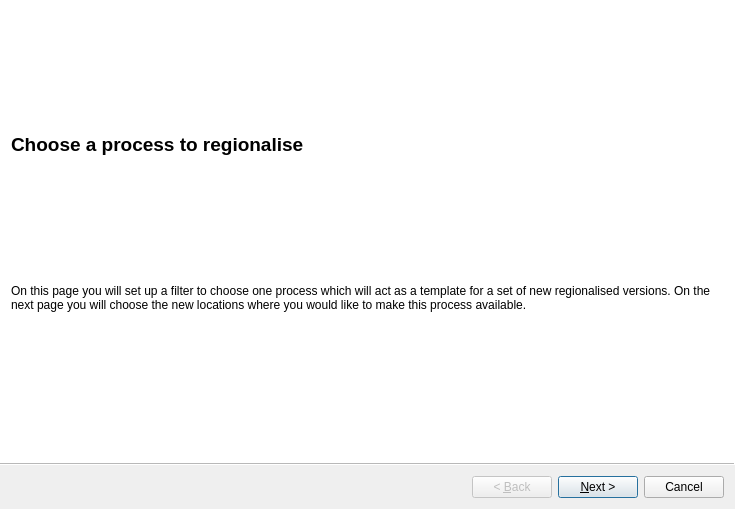
<?xml version="1.0" encoding="UTF-8"?>
<ui version="4.0">
 <class>Wizard</class>
 <widget class="QWizard" name="Wizard">
  <property name="geometry">
   <rect>
    <x>0</x>
    <y>0</y>
    <width>735</width>
    <height>509</height>
   </rect>
  </property>
  <property name="windowTitle">
   <string>Regionalisation Wizard</string>
  </property>
  <property name="wizardStyle">
   <enum>QWizard::ModernStyle</enum>
  </property>
  <property name="options">
   <set>QWizard::HelpButtonOnRight</set>
  </property>
  <widget class="QWizardPage" name="wizardPage1">
   <widget class="QWidget" name="verticalLayoutWidget">
    <property name="geometry">
     <rect>
      <x>9</x>
      <y>29</y>
      <width>719</width>
      <height>401</height>
     </rect>
    </property>
    <layout class="QVBoxLayout" name="verticalLayout_2">
     <item>
      <widget class="QLabel" name="label_2">
       <property name="maximumSize">
        <size>
         <width>16777215</width>
         <height>30</height>
        </size>
       </property>
       <property name="font">
        <font>
         <pointsize>14</pointsize>
         <weight>75</weight>
         <bold>true</bold>
        </font>
       </property>
       <property name="text">
        <string>Choose a process to regionalise</string>
       </property>
      </widget>
     </item>
     <item>
      <widget class="QLabel" name="label">
       <property name="maximumSize">
        <size>
         <width>16777215</width>
         <height>70</height>
        </size>
       </property>
       <property name="text">
        <string>On this page you will set up a filter to choose one process which will act as a template for a set of new regionalised versions. On the next page you will choose the new locations where you would like to make this process available.</string>
       </property>
       <property name="alignment">
        <set>Qt::AlignLeading|Qt::AlignLeft|Qt::AlignVCenter</set>
       </property>
       <property name="wordWrap">
        <bool>true</bool>
       </property>
      </widget>
     </item>
     <item>
      <layout class="QGridLayout" name="filterLayout"/>
     </item>
    </layout>
   </widget>
  </widget>
  <widget class="QWizardPage" name="wizardPage2">
   <widget class="QWidget" name="verticalLayoutWidget_2">
    <property name="geometry">
     <rect>
      <x>11</x>
      <y>11</y>
      <width>713</width>
      <height>441</height>
     </rect>
    </property>
    <layout class="QVBoxLayout" name="verticalLayout_3">
     <item>
      <widget class="QLabel" name="label_3">
       <property name="maximumSize">
        <size>
         <width>16777215</width>
         <height>30</height>
        </size>
       </property>
       <property name="font">
        <font>
         <pointsize>14</pointsize>
         <weight>75</weight>
         <bold>true</bold>
        </font>
       </property>
       <property name="text">
        <string>Choose the new location(s) for this process</string>
       </property>
      </widget>
     </item>
     <item>
      <widget class="QLabel" name="label_4">
       <property name="maximumSize">
        <size>
         <width>16777215</width>
         <height>70</height>
        </size>
       </property>
       <property name="text">
        <string>On this page you will choose the new locations where you would like to make this process available. 

Locations where that process already exists have automatically been disabled.</string>
       </property>
       <property name="alignment">
        <set>Qt::AlignLeading|Qt::AlignLeft|Qt::AlignVCenter</set>
       </property>
       <property name="wordWrap">
        <bool>true</bool>
       </property>
      </widget>
     </item>
     <item>
      <layout class="QGridLayout" name="locationLayout"/>
     </item>
    </layout>
   </widget>
  </widget>
  <widget class="QWizardPage" name="wizardPage">
   <widget class="QWidget" name="verticalLayoutWidget_3">
    <property name="geometry">
     <rect>
      <x>11</x>
      <y>11</y>
      <width>711</width>
      <height>431</height>
     </rect>
    </property>
    <layout class="QVBoxLayout" name="verticalLayout_4">
     <item>
      <widget class="QLabel" name="label_5">
       <property name="maximumSize">
        <size>
         <width>16777215</width>
         <height>30</height>
        </size>
       </property>
       <property name="font">
        <font>
         <pointsize>14</pointsize>
         <weight>75</weight>
         <bold>true</bold>
        </font>
       </property>
       <property name="text">
        <string>Review your choices</string>
       </property>
      </widget>
     </item>
     <item>
      <widget class="QLabel" name="label_6">
       <property name="maximumSize">
        <size>
         <width>16777215</width>
         <height>70</height>
        </size>
       </property>
       <property name="text">
        <string>On this page you will check that you're happy with the regionalisation about to be carried out.</string>
       </property>
       <property name="alignment">
        <set>Qt::AlignLeading|Qt::AlignLeft|Qt::AlignVCenter</set>
       </property>
       <property name="wordWrap">
        <bool>true</bool>
       </property>
      </widget>
     </item>
     <item>
      <layout class="QFormLayout" name="formLayout">
       <item row="0" column="0">
        <widget class="QLabel" name="processDescriptionLabel">
         <property name="font">
          <font>
           <weight>75</weight>
           <bold>true</bold>
          </font>
         </property>
         <property name="text">
          <string>Base process:</string>
         </property>
        </widget>
       </item>
       <item row="1" column="0">
        <widget class="QLabel" name="label_8">
         <property name="font">
          <font>
           <weight>75</weight>
           <bold>true</bold>
          </font>
         </property>
         <property name="text">
          <string>New locations:</string>
         </property>
        </widget>
       </item>
       <item row="0" column="1">
        <widget class="QLabel" name="processLabel">
         <property name="text">
          <string>Not specified</string>
         </property>
        </widget>
       </item>
       <item row="1" column="1">
        <widget class="QLabel" name="locationLabel">
         <property name="text">
          <string>Not specified</string>
         </property>
        </widget>
       </item>
      </layout>
     </item>
    </layout>
   </widget>
  </widget>
 </widget>
 <resources/>
 <connections/>
</ui>
